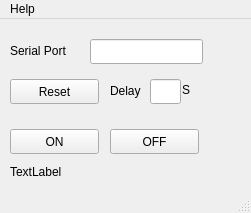
<?xml version="1.0" encoding="UTF-8"?>
<ui version="4.0">
 <class>MainWindow</class>
 <widget class="QMainWindow" name="MainWindow">
  <property name="geometry">
   <rect>
    <x>0</x>
    <y>0</y>
    <width>251</width>
    <height>213</height>
   </rect>
  </property>
  <property name="windowTitle">
   <string>USB Relay Controller</string>
  </property>
  <widget class="QWidget" name="centralwidget">
   <widget class="QPushButton" name="Reset_Button">
    <property name="geometry">
     <rect>
      <x>10</x>
      <y>60</y>
      <width>89</width>
      <height>25</height>
     </rect>
    </property>
    <property name="text">
     <string>Reset</string>
    </property>
   </widget>
   <widget class="QLineEdit" name="COM_Name">
    <property name="geometry">
     <rect>
      <x>90</x>
      <y>20</y>
      <width>113</width>
      <height>25</height>
     </rect>
    </property>
   </widget>
   <widget class="QLabel" name="COM_label">
    <property name="geometry">
     <rect>
      <x>10</x>
      <y>23</y>
      <width>71</width>
      <height>17</height>
     </rect>
    </property>
    <property name="text">
     <string>Serial Port</string>
    </property>
   </widget>
   <widget class="QPushButton" name="ON_Button">
    <property name="geometry">
     <rect>
      <x>10</x>
      <y>110</y>
      <width>89</width>
      <height>25</height>
     </rect>
    </property>
    <property name="text">
     <string>ON</string>
    </property>
   </widget>
   <widget class="QPushButton" name="OFF_Button">
    <property name="geometry">
     <rect>
      <x>110</x>
      <y>110</y>
      <width>89</width>
      <height>25</height>
     </rect>
    </property>
    <property name="text">
     <string>OFF</string>
    </property>
   </widget>
   <widget class="QLineEdit" name="Delay_Value">
    <property name="geometry">
     <rect>
      <x>150</x>
      <y>60</y>
      <width>31</width>
      <height>25</height>
     </rect>
    </property>
   </widget>
   <widget class="QLabel" name="Delay_label">
    <property name="geometry">
     <rect>
      <x>110</x>
      <y>63</y>
      <width>41</width>
      <height>17</height>
     </rect>
    </property>
    <property name="text">
     <string>Delay</string>
    </property>
   </widget>
   <widget class="QLabel" name="label_s">
    <property name="geometry">
     <rect>
      <x>182</x>
      <y>63</y>
      <width>16</width>
      <height>16</height>
     </rect>
    </property>
    <property name="text">
     <string>S</string>
    </property>
   </widget>
   <widget class="QLabel" name="label_Message">
    <property name="geometry">
     <rect>
      <x>10</x>
      <y>143</y>
      <width>231</width>
      <height>20</height>
     </rect>
    </property>
    <property name="text">
     <string>TextLabel</string>
    </property>
   </widget>
  </widget>
  <widget class="QStatusBar" name="statusbar"/>
  <widget class="QMenuBar" name="menuBar">
   <property name="geometry">
    <rect>
     <x>0</x>
     <y>0</y>
     <width>251</width>
     <height>22</height>
    </rect>
   </property>
   <widget class="QMenu" name="menuHELP">
    <property name="title">
     <string>Help</string>
    </property>
    <addaction name="actionHelp"/>
   </widget>
   <addaction name="menuHELP"/>
  </widget>
  <action name="actionHelp">
   <property name="text">
    <string>Help</string>
   </property>
  </action>
 </widget>
 <resources/>
 <connections/>
</ui>
